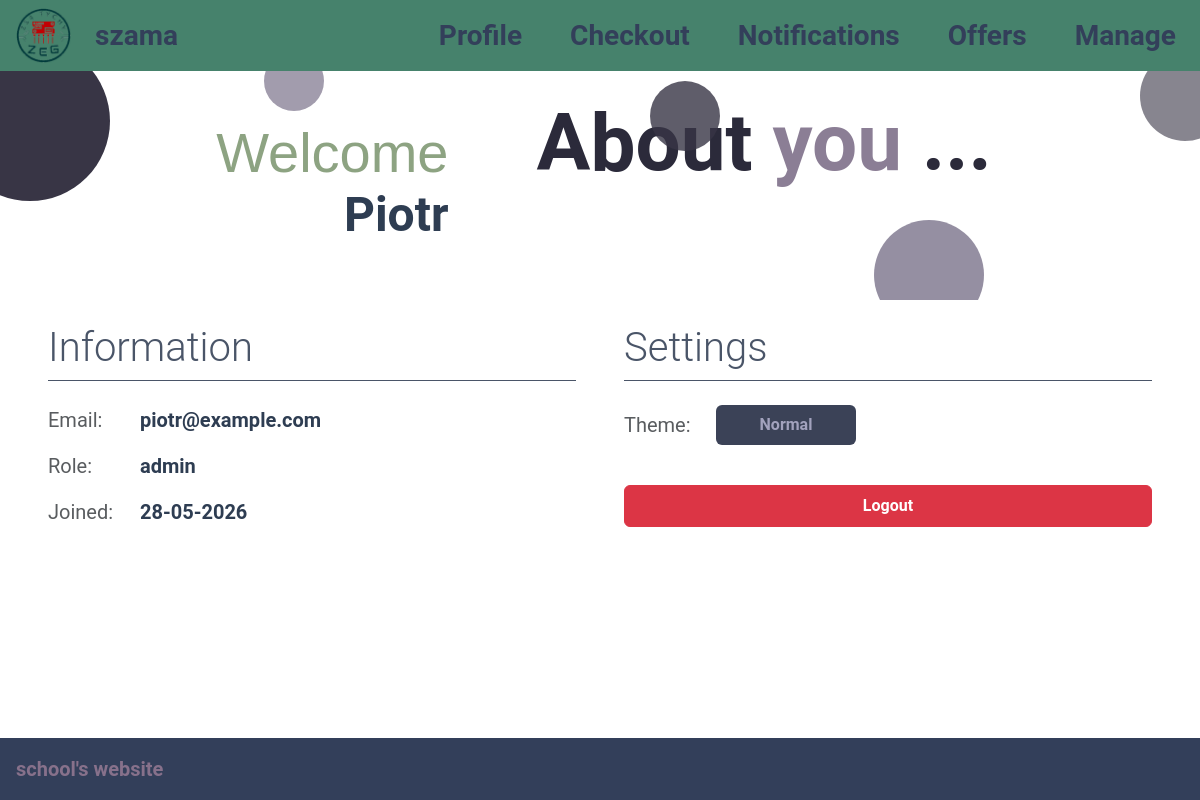
Screenshot of /src/profile.php (signed in) with the database file from the repository.
### tables this page shows
CREATE TABLE users (
    id INT AUTO_INCREMENT PRIMARY KEY,
    name VARCHAR(255) NOT NULL,
    password VARCHAR(255) NOT NULL, 
    email VARCHAR(255) UNIQUE NOT NULL,
    role_id INT NOT NULL,
    created_at DATETIME NOT NULL DEFAULT CURRENT_TIMESTAMP,
    FOREIGN KEY (role_id) REFERENCES roles(id) ON DELETE RESTRICT
);

CREATE TABLE roles (
    id INT AUTO_INCREMENT PRIMARY KEY,
    name VARCHAR(255) NOT NULL
);

### src/profile.php (the view, shortened to what this page needs)
<!DOCTYPE html>
<html lang="pl">
<head>
    <link href="https://cdn.jsdelivr.net/npm/bootstrap@5.3.3/dist/css/bootstrap.min.css" rel="stylesheet">
    <link rel="stylesheet" href="styl.css">
</head>
<body class="vh-100 d-flex flex-column">
<?php
require_once __DIR__ . '/header.php';
require_once __DIR__ . '/db.php';
$userId = $_SESSION['user_id'];
$stmt = $conn->prepare('
    SELECT u.id, u.name, u.email, u.created_at, r.name as role_name
    FROM users u
    LEFT JOIN roles r ON u.role_id = r.id
    WHERE u.id = ? LIMIT 1
');
$stmt->execute([$userId]);
$user = $stmt->fetch();
$userName = htmlspecialchars($user['name']);
$userEmail = htmlspecialchars($user['email']);
$userRole = htmlspecialchars($user['role_name'] ?? 'N/A');
$userJoined = htmlspecialchars(date('d-m-Y', strtotime($user['created_at'])));
?>
    <div class="flex-fill container-fluid overflow-auto d-none d-md-block m-0 p-0">
        <div class="promo-banner overflow-hidden position-relative">
            <div class="text-center mx-auto" style="width: 100%;">
                <span class="bubble bubble-dark" style="left: -50px; top: -30px; width: 160px; opacity: 1;"></span>
                <span class="bubble bubble-purple" style="left: 22%; top: -20px; width: 60px; opacity: 0.7;"></span>
                <span class="bubble bubble-purple" style="right: 18%; bottom: -30px; width: 110px; z-index: 3; opacity: 0.8;"></span>
                <span class="bubble bubble-dark" style="right: -30px; top: -20px; width: 90px; opacity: 0.6;"></span>
                <span class="bubble bubble-dark" style="right: 40%; top: 10px; width: 70px; opacity: 0.8;"></span>
                <div class="d-flex justify-content-center gap-5">
                    <div class="text-end my-5 mx-4">
                        <h1 class="display-4 mb-0" style="color: #8da382; font-weight: 300; font-family: sans-serif;">Welcome</h1>
                        <h2 class="display-5 fw-bold offset-4" style="color: #2e3d52;"><?= $userName ?></h2>
                    </div>
                    <h1 class="display-1 fw-bold promo-text py-4 m-0 mx-3">
                        About <span class="accent-text">you</span> ...
                    </h1>
                </div>
            </div>
        </div>
        <div class="p-4 d-flex justify-content-between">
            <div class="mx-4 w-50">
                <h3 class="display-6 border-bottom pb-2" style="color: #4a5568; border-color: #4a5568 !important; font-weight: 300;">Information</h3>
                <div class="mt-3">
                    <div class="row py-2 fs-5 align-items-center">
                        <div class="col-2 text-muted">Email:</div>
                        <div class="col-10 fw-bold" style="color: #2e3d52; word-break: break-all;"><?= $userEmail ?></div>
                    </div>
                    <div class="row py-2 fs-5 align-items-center">
                        <div class="col-2 text-muted">Role:</div>
                        <div class="col-10 fw-bold" style="color: #2e3d52;"><?= $userRole ?></div>
                    </div>
                    <div class="row py-2 fs-5 align-items-center">
                        <div class="col-2 text-muted">Joined:</div>
                        <div class="col-10 fw-bold" style="color: #2e3d52;"><?= $userJoined ?></div>
                    </div>
                </div>
            </div>
            <div class="mx-4 w-50">
                <h3 class="display-6 border-bottom pb-2" style="color: #4a5568; border-color: #4a5568 !important; font-weight: 300;">Settings</h3>
                <div class="row mt-3 py-2 fs-5 align-items-center">
                    <div class="col-2 text-muted">Theme:</div>
                    <div class="col-10">
                        <button class="btn text-capitalize px-4 py-2 fw-semibold rounded-2"
                                style="background-color: #3b4257; color: #a2a2bd; border: none; min-width: 140px;">
                            Normal
                        </button>
                    </div>
                </div>
                <div class="row mt-4 py-2 fs-5 align-items-center">
                    <div class="col-12">
                        <a href="logout.php" class="btn btn-danger w-100 py-2 fw-semibold rounded-2">
                            Logout
                        </a>
                    </div>
                </div>
            </div>
        </div>
    </div>
    <div class="p-3 footer text-lowercase fs-5">School's website</div>
</body>
</html>

### src/styl.css (style rules this page uses)
* { font-family: "Roboto"; }
.header, .footer { font-weight: bolder; }
.footer, .darkColor { background-color: #333F5A; color: #87718B; }
a { color: #333F5A; text-decoration: none; }
.promo-text { color: #2b2a3a; }
.promo-text .accent-text { color: #8b7e95; }
.bubble { position: absolute; border-radius: 50%; pointer-events: none; z-index: 1; aspect-ratio: 1/1; }
.bubble-dark { background-color: #383545; }
.bubble-purple { background-color: #7b738b; }

### rows the page displays
users: name "Piotr", email "piotr@example.com", role.name "admin", created_at "28-05-2026"
